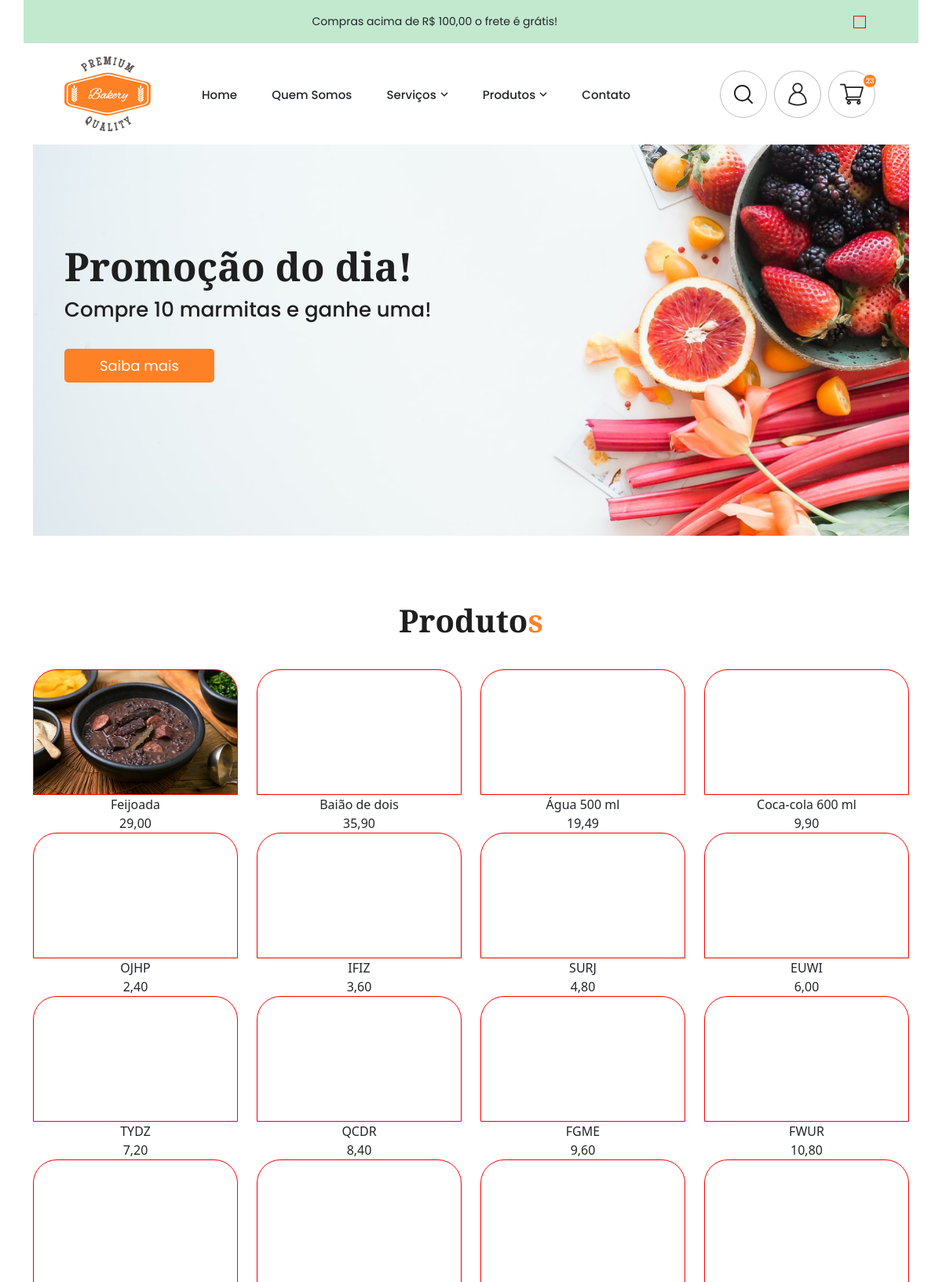
The page / (upper part) on the database its author committed.
### tables this page shows
CREATE TABLE IF NOT EXISTS `produtos` (
  `id` int(11) NOT NULL,
  `nome` varchar(128) NOT NULL,
  `imagem` varchar(256) DEFAULT NULL,
  `preco` decimal(10,2) NOT NULL,
  `categoria_id` int(11) NOT NULL,
  `status` enum('0','1','2') NOT NULL DEFAULT '1'
);

### index.php (the view, shortened to what this page needs)
<?php
$mysqli = mysqli_connect("localhost", "root", "", "restaurante");
?>
<!doctype html>
  <html lang="en">
  <head>
    <link rel="stylesheet" type="text/css" href="https://cdnjs.cloudflare.com/ajax/libs/font-awesome/6.3.0/css/all.min.css">
    <link href="https://cdn.jsdelivr.net/npm/bootstrap@5.3.0-alpha1/dist/css/bootstrap.min.css" rel="stylesheet">
    <link rel="stylesheet" type="text/css" href="css/style.css">
  </head>
  <body>
    <div class="container">
      <div class="row barra-verde">
        <div class="col-md-11 text-center">
          Compras acima de R$ 100,00 o frete é grátis!
        </div>
        <div class="col-md-1 text-end">
          <img src="img/x.svg" class="fecha-barra-verde">
        </div>
      </div>
      <div class="header">
        <div class="coluna1">
          <img src="img/logo.svg">
        </div>
        <div>
          <ul class="menu">
            <li>
              <a>
                Home
              </a>
            </li>
            <li>
              <a>
                Quem Somos
              </a>
            </li>
            <li class="down">
              <a>
                Serviços
              </a>
            </li>
            <li class="down">
              <a>
                Produtos
              </a>
            </li>
            <li>
              <a>
                Contato
              </a>
            </li>
          </ul>
        </div>
        <div class="coluna3">
          <a href="">
           <img src="img/search.svg">
         </a>
         <a href="">
           <img src="img/profile.png">
         </a>
         <a href="">
           <img src="img/cart.svg">
         </a>
       </div>
     </div>
     <div class="banner">
      <h2>
        Promoção do dia!
      </h2>
      <h3>
        Compre 10 marmitas e ganhe uma!
      </h3>
      <a href="" class="botao-laranja">
        Saiba mais
      </a>
    </div>
    <?php
    $query = "SELECT * FROM produtos ORDER by id";
    $result = mysqli_query($mysqli, $query);
    ?>
    <div class="produtos">
      <h2>
        Produto<span>s</span>
      </h2>
      <div class="row">
        <?php while ($row = mysqli_fetch_array($result, MYSQLI_BOTH)){ ?>
          <div class="col-md-3">
            <div class="produto-thumb">
              <div class="imagem" style="background-image:url(img/<?php echo $row['imagem'] ?>);" ></div>
              <?php echo $row['nome'] ?>
              <div style= "background-color:#fff">
                <?php echo number_format($row['preco'],2,',','.') ?>
              </div>
            </div>
          </div>
        <?php } ?>
      </div>
    </div>
  </div>
</body>
</html>

### css/style.css (style rules this page uses)
body { background-image: url(../img/home.png); background-position: top center; background-repeat: no-repeat; height: 2000px; }
.barra-verde { background: #C2E8CE; font-family: 'Poppins', sans-serif; font-size: 14px; padding: 17px; }
.barra-verde img { width: 16px; height: 16px; margin-right: 38px; }
.container { width: 1280px; }
.header { display: table; width: 100%; padding: 17px 0; background-color: #fff; }
.header div { display: table-cell; vertical-align: middle; }
.header .coluna1 { width: 215px; padding-left: 40px; }
.header .coluna3 { text-align: right; padding-right: 42px; }
.header .coluna3 a { margin-left: 5px; display: inline-block; }
.menu { margin: 0; padding: 0; }
.menu > li { margin: 0; padding: 0; list-style: none; display: inline-block; margin-right: 40px; }
.menu > li > a { font: 500 15px "poppins",sans-serif; color: #1F1F1F; }
.menu > .down > a { background-image: url("../img/down.png"); background-repeat: no-repeat; background-position: center right; padding-right: 15px; }
.menu .down { position: relative; }
.menu a { text-decoration: none; }
.produtos { text-align: center; padding-top: 80px; }
.produtos h2 { font: 700 40px "cormorant"; color: #1f1f1f; margin-bottom: 35px; }
.produtos h2 span { color: #ff8126; }
.produto-thumb .imagem { height: 160px; border: 1px solid red; background-repeat: no-repeat; background-position: center center; background-size: cover; border-top-left-radius: 30px; border-top-right-radius: 30px; }
.fecha-barra-verde { border: 1px solid red; cursor: pointer; }
.banner { padding-top: 125px; padding-left: 40px; padding-bottom: 195px; background-image: url('../img/banner.png'); background-repeat: no-repeat; background-position: center center; background-size: cover; }
.banner h2 { font-family: 'Cormorant'; font-size: 50px; font-weight: bold; color: #1f1f1f; margin: 0; }
.banner h3 { font-family: 'Poppins'; font-size: 26px; font-weight: light; color: #1f1f1f; margin: 0; margin-top: 10px; margin-bottom: 34px; }
.botao-laranja { display: inline-block; border-radius: 5px; background-color: #FF8126; color: #fff; font-family: 'Poppins'; font-size: 18px; font-weight: medium; padding: 8px 45px; text-decoration: none; }

### rows shown on the page
produtos: imagem (picture), nome "Feijoada", preco "29,00"
produtos: nome "Baião de dois", preco "35,90"
produtos: nome "Água 500 ml", preco "19,49"
produtos: nome "Coca-cola 600 ml", preco "9,90"
produtos: nome "OJHP", preco "2,40"
produtos: nome "IFIZ", preco "3,60"
produtos: nome "SURJ", preco "4,80"
produtos: nome "EUWI", preco "6,00"
produtos: nome "TYDZ", preco "7,20"
produtos: nome "QCDR", preco "8,40"
produtos: nome "FGME", preco "9,60"
produtos: nome "FWUR", preco "10,80"
